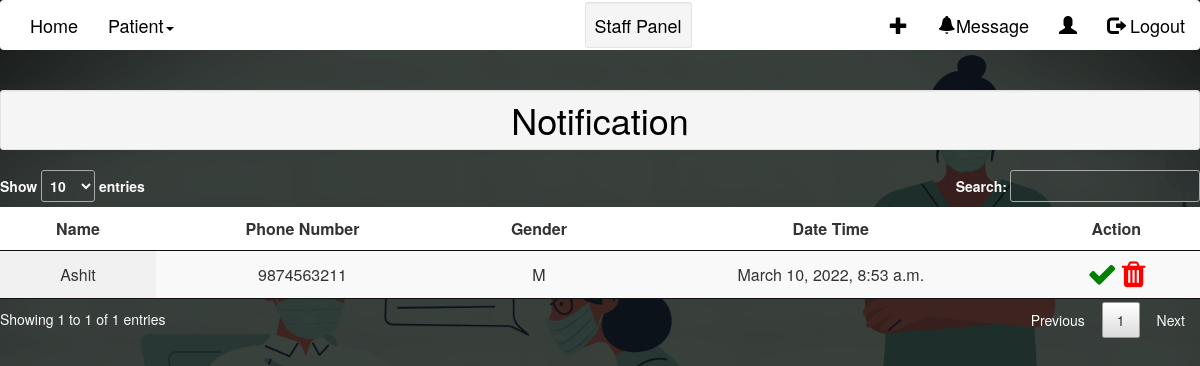
The app's page /message/, older data.
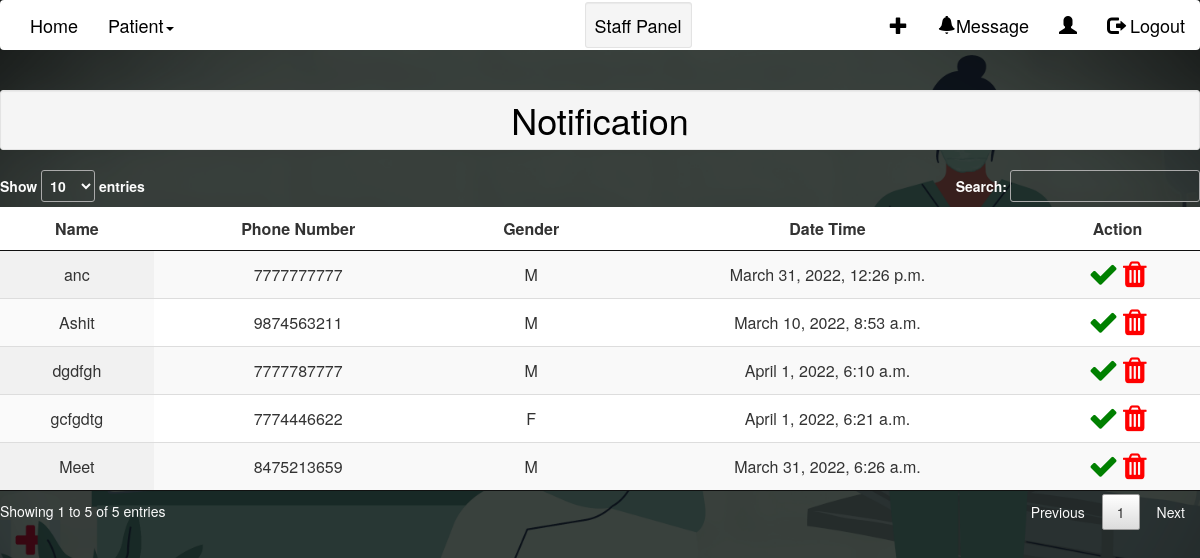
The same page, newer data.
### home/models.py (models this page shows, shortened)
class Appointment(models.Model):
    appointmentId = models.AutoField(primary_key=True)
    caseNumber = models.IntegerField(('Case Number'),null=True,blank=True)
    patientName = models.CharField(("Patient Name"),max_length=24)
    patientEmail = models.EmailField(("Email Id"),unique=True)
    GENDER_CHOICES = (
        ('M', 'Male'),
        ('F', 'Female'),
    )
    gender = models.CharField(max_length=1, choices=GENDER_CHOICES)
    phone = models.IntegerField(("Phone Number"),validators=[validate_phoneNumber],unique=True)
    patientRelativeNumber = models.IntegerField(("Relative's Phone number"),validators=[validate_phoneNumber])
    patientRelativeName = models.CharField(("Relative's name"),max_length=24)
    reason = models.CharField(("Reason"),max_length=250)
    dateTime = models.DateTimeField(("Date Time"),default=now)

### home/views.py (the view)
# urls.py: path('message/',views.message,name="message"),
def message(request):
    bookAppointment = Appointment.objects.all()
    return render(request,'confirmation.html',{"bookAppointment":bookAppointment})

### home/templates/confirmation.html (shortened to what this page needs)
{% load static %}
{% include 'staffNav.html' %}
<!DOCTYPE html>
<html lang="en">
<head>
    <link rel="stylesheet" href="https://use.fontawesome.com/releases/v5.8.1/css/all.css">
    <link  href="{% static 'css/responsive.css' %}" rel="stylesheet">
    <link  href="{% static 'css/jquery.mCustomScrollbar.min.css' %}" rel="stylesheet">
    <link rel="stylesheet" href="https://netdna.bootstrapcdn.com/font-awesome/4.0.3/css/font-awesome.css">
    <link  href="{% static 'css/owl.carousel.min.css' %}" rel="stylesheet">
    <link rel="stylesheet" href="https://cdnjs.cloudflare.com/ajax/libs/fancybox/2.1.5/jquery.fancybox.min.css" media="screen">
    <link rel="stylesheet" href="{% static 'css/dataTable.css' %}">
    <link rel="stylesheet" href="https://cdnjs.cloudflare.com/ajax/libs/font-awesome/4.7.0/css/font-awesome.min.css">
    <link rel="stylesheet" href="{% static 'css/staffNav.css' %}">
</head>
<body>
    <h1 class="text-center well well-sm  page-header"><strong>Notification</strong></h1>
        <table id="example" class="display" style="width:100%;">
            <thead>
                <tr>
                    <th style="background-color: white;">Name</th>
                    <th style="background-color: white;">Phone Number</th>
                    <th style="background-color: white;">Gender</th>
                    <th style="background-color: white;">Date Time</th>
                    <th style="background-color: white;">Action</th>
                </tr>
            </thead>
            <tbody>
                {% for i in bookAppointment %}
                <tr>
                    <td>{{i.patientName}}</td>
                    <td>{{i.phone}}</td>
                    <td>{{i.gender}}</td>
                    <td>{{i.dateTime}}</td>
                    <td><a href="/confirmationDetails?id={{i.appointmentId}}/"><i class="fa fa-check" style="font-size:30px;color:green"></i></a>
                        <a href="/deleteAppointment?id={{i.appointmentId}}/" onclick="showAlert();"><i class="fa fa-trash" style="font-size:30px;color:red"></i></a></td>
                </tr>
                {% endfor %}
            </tbody>
        </table>
</body>
</html>

Row changes from the older to the newer data that the page shows:
added Appointment: patientName "Meet", phone "8475213659", gender "M", dateTime "March 31, 2022, 6:26 a.m."
added Appointment: patientName "anc", phone "7777777777", gender "M", dateTime "March 31, 2022, 12:26 p.m."
added Appointment: patientName "dgdfgh", phone "7777787777", gender "M", dateTime "April 1, 2022, 6:10 a.m."
added Appointment: patientName "gcfgdtg", phone "7774446622", gender "F", dateTime "April 1, 2022, 6:21 a.m."
Text that changed along with them:
text written by a page script: "Show entries Search: Showing 1 to 1 of 1 entries Previous 1 Next" → "Show entries Search: Showing 1 to 5 of 5 entries Previous 1 Next"
